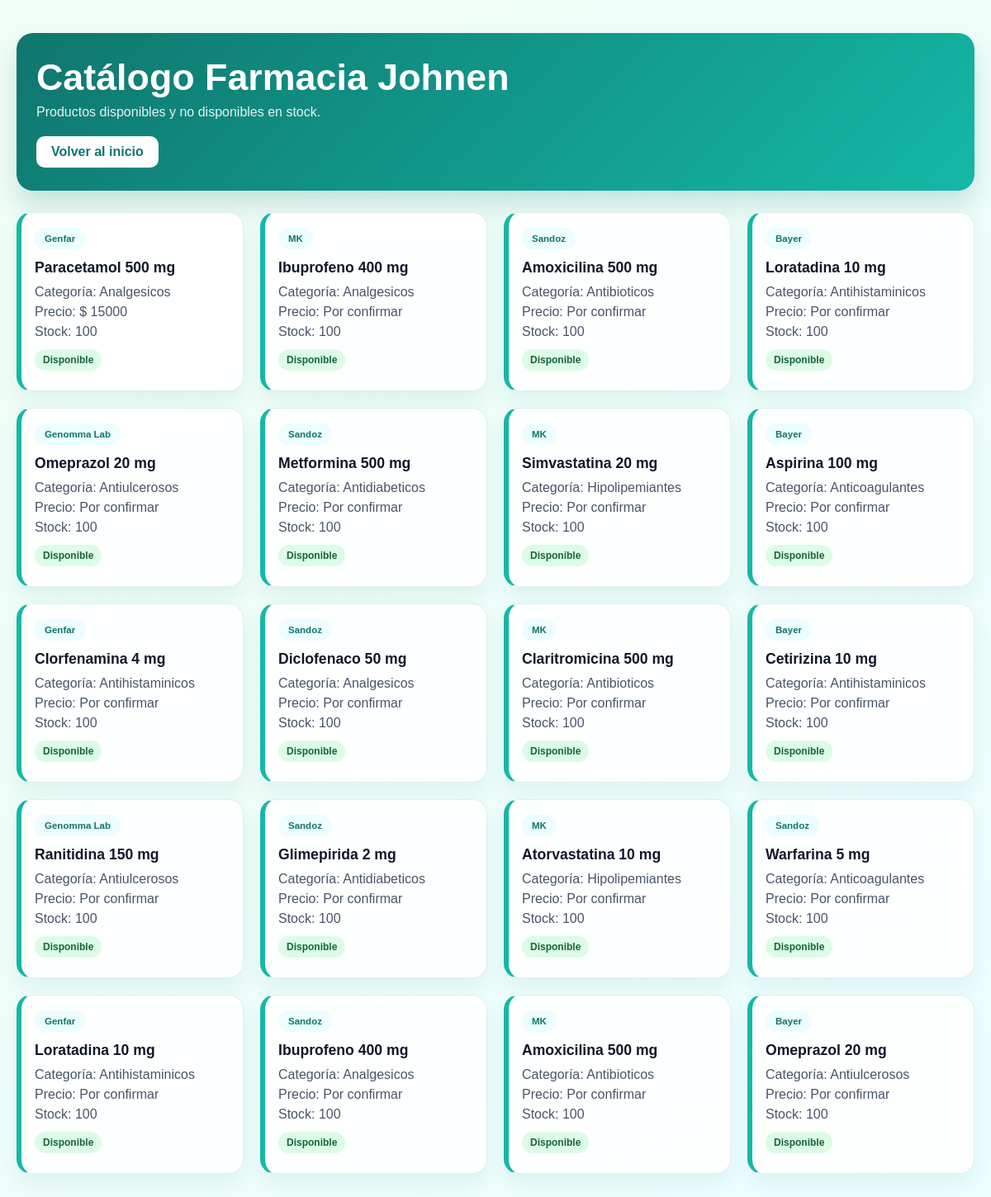
/categorias/volumen/, run on the app's committed database.
### CategoriasApp/models.py (models this page shows, shortened)
class Volumen(models.Model):
    id = models.PositiveSmallIntegerField(primary_key=True)
    nombre = models.CharField(max_length=50)
    marca = models.CharField(max_length=50)
    disponible= models.CharField(max_length=20)
    categoria = models.CharField(max_length=50)
    stock = models.PositiveIntegerField(default=0)

class Precios(models.Model):
    volumen =models.OneToOneField(Volumen, on_delete=models.CASCADE) # esto conecta ambos modelos, cada producto tendrá un precio asociado
    precio = models.DecimalField(max_digits=10, decimal_places=0)
    moneda = models.CharField(max_length=10, default='CLP')
    observacion = models.CharField(max_length=100, blank=True)

### CategoriasApp/views.py (the view)
# urls.py: path('volumen/',views.volumen),
def volumen(request):
    productos = Volumen.objects.all()
    return render(request, 'CategoriasApp/volumen.html', {'productos': productos})

### templates/CategoriasApp/volumen.html (shortened to what this page needs)
{% load static %}
<!DOCTYPE html>
<html lang="es">
<head>
    <link rel="stylesheet" href="{% static 'css/volumen.css' %}">
</head>
<body>
    <div class="container">
        <div class="header">
            <h1>Catálogo Farmacia Johnen</h1>
            <p>Productos disponibles y no disponibles en stock.</p>
            <a class="back-link" href="/">Volver al inicio</a>
        </div>
        <div class="grid">
            {% for producto in productos %}
                <div class="item {% if producto.stock > 0 %}disponible{% else %}no-disponible{% endif %}">
                    <span class="tag">{{ producto.marca }}</span>
                    <h3>{{ producto.nombre }}</h3>
                    <p>Categoría: {{ producto.categoria }}</p>
                    <p>Precio: {% if producto.precios %}$ {{ producto.precios.precio }}{% else %}Por confirmar{% endif %}</p>
                    <p>Stock: {{ producto.stock }}</p>
                    <p class="estado {% if producto.stock > 0 %}ok{% else %}warning{% endif %}">{{ producto.disponible }}</p>
                </div>
            {% empty %}
                <p>No hay productos registrados.</p>
            {% endfor %}
        </div>
    </div>
</body>
</html>

### static/css/volumen.css (style rules this page uses)
* { box-sizing: border-box; }
body { margin: 0; font-family: Arial, sans-serif; background: linear-gradient(135deg, #f0fdf4 0%, #ecfeff 100%); color: #0f172a; }
.container { max-width: 1200px; margin: 0 auto; padding: 40px 20px 60px; }
.header { background: linear-gradient(135deg, #0f766e, #14b8a6); color: white; border-radius: 20px; padding: 28px 24px; box-shadow: 0 18px 30px rgba(15,118,110,0.18); margin-bottom: 26px; }
.header h1 { margin: 0 0 8px; font-size: clamp(2rem, 4vw, 2.8rem); }
.header p { margin: 0; opacity: 0.9; }
.back-link { display: inline-block; margin-top: 20px; text-decoration: none; color: #0f766e; background: white; padding: 10px 18px; border-radius: 10px; font-weight: bold; }
.grid { display: grid; grid-template-columns: repeat(auto-fit, minmax(220px, 1fr)); gap: 20px; }
.item { background: rgba(255,255,255,0.9); border: 1px solid rgba(15,118,110,0.12); border-radius: 18px; padding: 18px 16px; box-shadow: 0 12px 25px rgba(15,118,110,0.08); border-left: 6px solid #14b8a6; }
.item h3 { margin: 0 0 10px; font-size: 1.1rem; }
.item p { margin: 6px 0; color: #475569; }
.tag { display: inline-block; background: #ecfeff; color: #0f766e; border-radius: 999px; font-size: 0.72rem; font-weight: bold; padding: 7px 12px; margin-bottom: 12px; }
.estado { margin-top: 12px; display: inline-block; font-weight: bold; padding: 6px 10px; border-radius: 999px; font-size: 0.75rem; }
.estado.ok { background: #dcfce7; color: #166534; }

### data on the page
Volumen: marca "Genfar", nombre "Paracetamol 500 mg", categoria "Analgesicos", precios.precio "15000", stock "100", disponible "Disponible"
Volumen: marca "MK", nombre "Ibuprofeno 400 mg", categoria "Analgesicos", shows "Por confirmar", stock "100", disponible "Disponible"
Volumen: marca "Sandoz", nombre "Amoxicilina 500 mg", categoria "Antibioticos", shows "Por confirmar", stock "100", disponible "Disponible"
Volumen: marca "Bayer", nombre "Loratadina 10 mg", categoria "Antihistaminicos", shows "Por confirmar", stock "100", disponible "Disponible"
Volumen: marca "Genomma Lab", nombre "Omeprazol 20 mg", categoria "Antiulcerosos", shows "Por confirmar", stock "100", disponible "Disponible"
Volumen: marca "Sandoz", nombre "Metformina 500 mg", categoria "Antidiabeticos", shows "Por confirmar", stock "100", disponible "Disponible"
Volumen: marca "MK", nombre "Simvastatina 20 mg", categoria "Hipolipemiantes", shows "Por confirmar", stock "100", disponible "Disponible"
Volumen: marca "Bayer", nombre "Aspirina 100 mg", categoria "Anticoagulantes", shows "Por confirmar", stock "100", disponible "Disponible"
Volumen: marca "Genfar", nombre "Clorfenamina 4 mg", categoria "Antihistaminicos", shows "Por confirmar", stock "100", disponible "Disponible"
Volumen: marca "Sandoz", nombre "Diclofenaco 50 mg", categoria "Analgesicos", shows "Por confirmar", stock "100", disponible "Disponible"
Volumen: marca "MK", nombre "Claritromicina 500 mg", categoria "Antibioticos", shows "Por confirmar", stock "100", disponible "Disponible"
Volumen: marca "Bayer", nombre "Cetirizina 10 mg", categoria "Antihistaminicos", shows "Por confirmar", stock "100", disponible "Disponible"
Volumen: marca "Genomma Lab", nombre "Ranitidina 150 mg", categoria "Antiulcerosos", shows "Por confirmar", stock "100", disponible "Disponible"
Volumen: marca "Sandoz", nombre "Glimepirida 2 mg", categoria "Antidiabeticos", shows "Por confirmar", stock "100", disponible "Disponible"
Volumen: marca "MK", nombre "Atorvastatina 10 mg", categoria "Hipolipemiantes", shows "Por confirmar", stock "100", disponible "Disponible"
Volumen: marca "Sandoz", nombre "Warfarina 5 mg", categoria "Anticoagulantes", shows "Por confirmar", stock "100", disponible "Disponible"
Volumen: marca "Genfar", nombre "Loratadina 10 mg", categoria "Antihistaminicos", shows "Por confirmar", stock "100", disponible "Disponible"
Volumen: marca "Sandoz", nombre "Ibuprofeno 400 mg", categoria "Analgesicos", shows "Por confirmar", stock "100", disponible "Disponible"
Volumen: marca "MK", nombre "Amoxicilina 500 mg", categoria "Antibioticos", shows "Por confirmar", stock "100", disponible "Disponible"
Volumen: marca "Bayer", nombre "Omeprazol 20 mg", categoria "Antiulcerosos", shows "Por confirmar", stock "100", disponible "Disponible"
